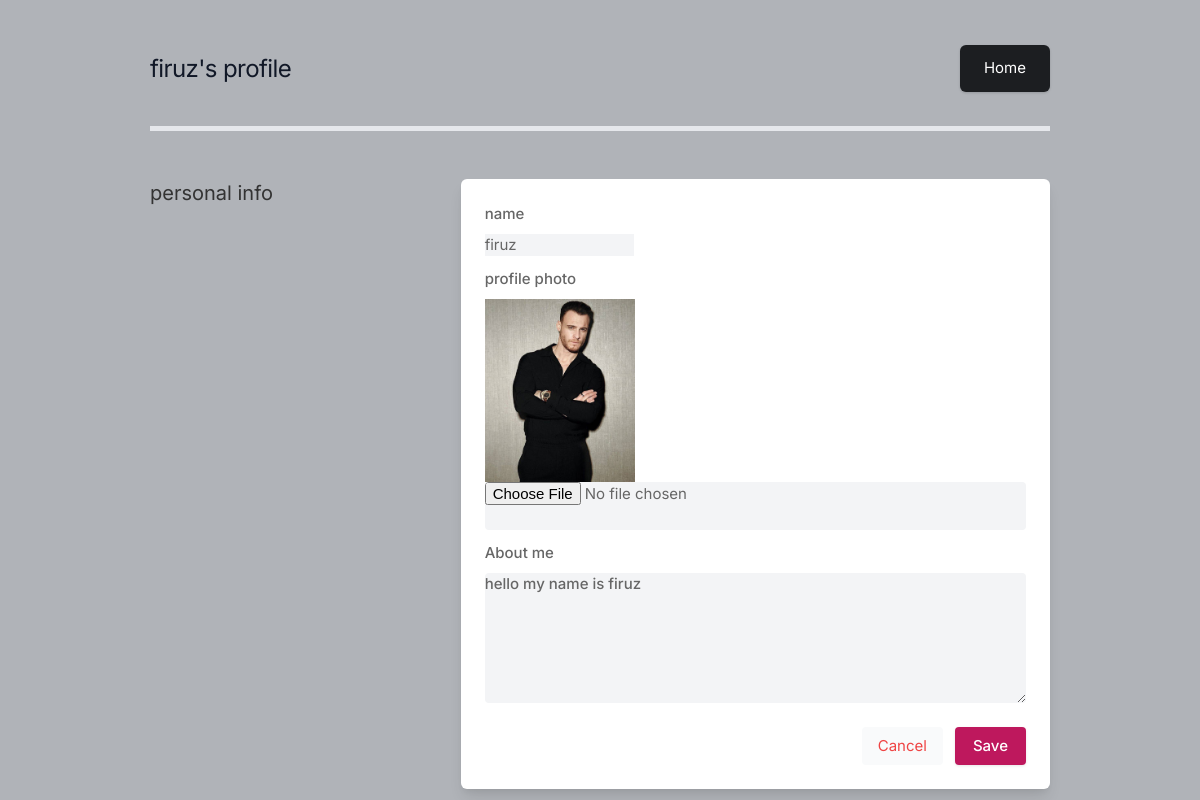
/accounts (signed in), run on the app's committed database.
### main/models.py (models this page shows, shortened)
class Profile(models.Model):
    user = models.ForeignKey(User,on_delete=models.CASCADE)
    id_user = models.IntegerField()
    bio= models.TextField(blank=True)
    pro_photo = models.ImageField(upload_to='profilephotos',default='blank-mages.png')

### main/views.py (the view, shortened to what this page needs)
# urls.py: path('accounts', views.accounts, name='accounts'),
@login_required(login_url='signin')
def accounts(request):
    user_profile= Profile.objects.get(user=request.user)
    return render(request,'accounts.html',{'user_profile': user_profile})

### templates/accounts.html (shortened to what this page needs)
{% load static %}
<!DOCTYPE html>
<html lang="en">
<head>
    <link rel="stylesheet" href="{% static 'assets/css/icons.css' %}">
    <link rel="stylesheet" href="{% static 'assets/css/uikit.css' %}">
    <link rel="stylesheet" href="{% static 'assets/css/style.css' %}">
    <link rel="stylesheet" href="{% static 'assets/css/tailwind.css' %}">
</head>
<body>
            <div class="container m-auto">
                <div class="bg-pink-500 pink-500 px-6 py-3 rounded-md shadow text-white" style=" float:right;"><a href="{% url 'index' %}">Home</a></div>
                <h1 class="text-2xl leading-none text-gray-900 tracking-tight mt-3"> {{ user.username }}'s profile </h1>
                <br>
                <br>
<hr>
<hr>
<hr>
<hr>
<hr>
                <div class="grid lg:grid-cols-3 mt-12 gap-8">
                    <div>
                        <h3 class="text-xl mb-2"> personal info</h3>
                    </div>
                    <div class="bg-white rounded-md lg:shadow-lg shadow col-span-2">
                        <form action="" method="POST" enctype="multipart/form-data">
                            <div class="grid gap-3 lg:p-6 p-4">
                           <div>
                               <label for="">name</label>
                               <div type="text" placeholder="Your name.." class="shadow-none bg-gray-100">{{ user.username }}</div>
                           </div>
                           <div class="col-span-2">
                                <label for=""> profile photo</label>
                                <img width="150px" height="150px" src="{{ user_profile.pro_photo.url }}">
                                <input type="file" name="image" value="" class="shadow-none bg-gray-100">
                            </div>
                            <div class="col-span-2">
                                <label for="bio">About me</label>
                                <textarea id="bio" name="bio" rows="3"  class="shadow-none bg-gray-100">{{ user_profile.bio }}</textarea>
                            </div>
                       </div>
                                <div class="bg-gray-10 p-6 pt-0 flex justify-end space-x-3">
                                <button class="p-2 px-4 rounded bg-gray-50 text-red-500"><a href="{% url 'accounts' %}"> Cancel </a></button>
                                <button type="submit" class="button bg-blue-700"> Save </button>
                            </div>
                        </form>
                    </div>
                </div>
            </div>
</body>
</html>

### static/assets/css/style.css (style rules this page uses)
body { background-color: #B0B3B8!important; }
button { vertical-align: middle; }
span.button, button.button { background-color: #be185d; top: 0; color: #fff; position: relative; padding: 8px 18px; line-height: 22px; position: relative; font-weight: 500; font-size: 15px; display: inline-block; -webkit-transition: all 0.2s ease-in-out; transition: all 0.2s ease-in-out; cursor: pointer; overflow: hidden; border: none; border-radius: 4px; -webkit-box-shadow: 0 1px 3px rgba(0, 0, 0, 0.1); box-shadow: 0 1px 3px rgba(0, 0, 0, 0.1); }
input { height: 48px; line-height: 48px; padding: 0 20px; outline: none; font-size: 15px; color: #808080; max-width: 100%; width: 100%; -webkit-box-sizing: border-box; box-sizing: border-box; display: block; font-weight: 400; opacity: 1; border-radius: 4px; border: none; -webkit-box-shadow: 0 1px 4px 0px rgba(0, 0, 0, 0.12); box-shadow: 0 1px 4px 0px rgba(0, 0, 0, 0.12); }
textarea { height: 48px; line-height: 48px; padding: 0 20px; outline: none; font-size: 15px; color: #808080; margin: 0 0 16px 0; max-width: 100%; width: 100%; -webkit-box-sizing: border-box; box-sizing: border-box; display: block; background-color: #fff; font-weight: 500; opacity: 1; border-radius: 4px; border: none; -webkit-box-shadow: 0 1px 4px 0px rgba(0, 0, 0, 0.12); box-shadow: 0 1px 4px 0px rgba(0, 0, 0, 0.12); }
input { -webkit-transition: all 0.1s ease-in-out; transition: all 0.1s ease-in-out; }
::placeholder { color: #808080; opacity: 1; }
textarea { height: auto; line-height: 27px; padding: 20px; min-height: 130px; -webkit-transition: none !important; transition: none !important; min-width: 100%; }
label, legend { display: block; font-weight: bold; font-size: 15px; font-weight: 500; margin-bottom: 8px; }
button { border: none; margin: 0; padding: 0; width: auto; overflow: visible; background: transparent; color: inherit; font: inherit; line-height: normal; cursor: pointer; }
a { color: #be185d; -webkit-transition: 0.3s; transition: 0.3s; outline: none !important; }
button { outline: none !important; }
img { max-width: 100%; }
body { color: #666; font-size: 15px; line-height: 27px; background-color: #f0f2f5; font-family: "Inter", sans-serif; text-transform: none; }
h1, h2, h3, h4, h5, h6 { font-family: "Inter", sans-serif; text-transform: none; }
textarea, select { font-family: "Inter", sans-serif; text-transform: none; }
button, body .pac-container { font-family: "Inter", sans-serif; text-transform: none; }
h1, h2, h3, h4, h5, h6 { color: #333; font-weight: 500; margin: 0; padding: 0; }
h1 { font-size: 32px; }
h3 { font-size: 22px; }
@media (min-width: 1024px) { .container { max-width: 900px !important; padding-top: 45px; } }
.shadow-none { -webkit-box-shadow: none !important; box-shadow: none !important; }

### data on the page
Profile: pro_photo (picture), bio "hello my name is firuz"

### other printed values
{{ user.username }} "firuz"
